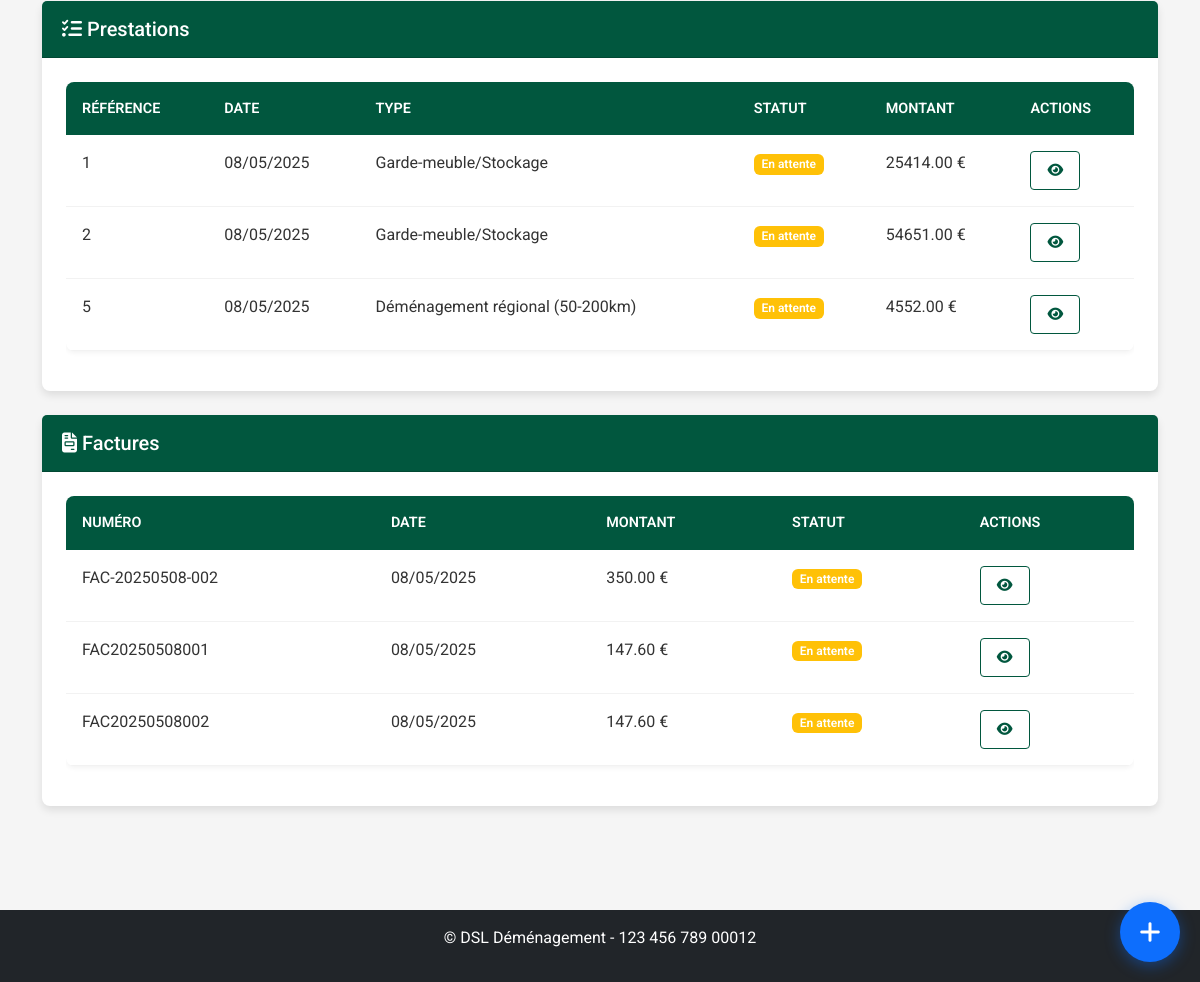
Before: /clients/clients/19 (signed in, lower part) with the older database file.
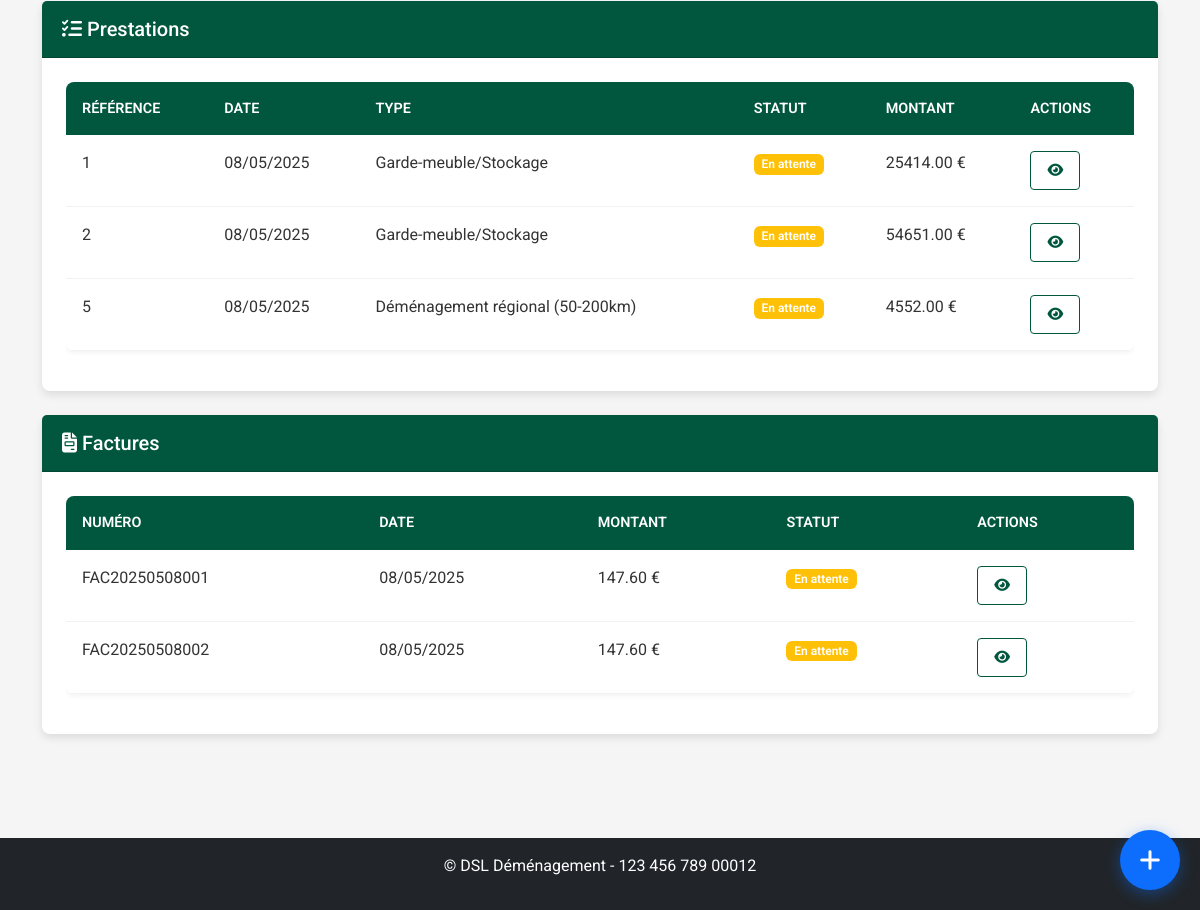
After: the same page with the newer database file.
### models.py (models this page shows, shortened)
class Prestation(db.Model):
    id = db.Column(db.Integer, primary_key=True)
    client_id = db.Column(db.Integer, db.ForeignKey('client.id'), nullable=False)
    commercial_id = db.Column(db.Integer, db.ForeignKey('user.id'), nullable=True)
    transporteur_id = db.Column(db.Integer, db.ForeignKey('transporteurs.id'), nullable=True)
    vehicule_id = db.Column(db.Integer, db.ForeignKey('vehicules.id'), nullable=True)
    client = db.relationship('Client', foreign_keys=[client_id], backref=db.backref('prestations', lazy=True))
    date_debut = db.Column(db.DateTime, nullable=False)
    date_fin = db.Column(db.DateTime, nullable=False)
    adresse_depart = db.Column(db.Text, nullable=False)
    adresse_arrivee = db.Column(db.Text, nullable=False)
    type_demenagement = db.Column(db.String(100), nullable=False)
    type_demenagement_id = db.Column(db.Integer, db.ForeignKey('type_demenagement.id'), nullable=True)
    statut = db.Column(db.String(50), default='En attente')  # En attente, Confirmé, En cours, Terminé, Annulé
    priorite = db.Column(db.String(20), default='Normale')  # Basse, Normale, Haute, Urgente
    status_transporteur = db.Column(db.String(20), default='en_attente')  # en_attente, accepte, refuse
    raison_refus = db.Column(db.Text, nullable=True)  # Raison du refus par le transporteur
    date_reponse = db.Column(db.DateTime, nullable=True)  # Date de réponse du transporteur
    observations = db.Column(db.Text, nullable=True)
    archive = db.Column(db.Boolean, default=False)
    date_creation = db.Column(db.DateTime, nullable=False, default=datetime.utcnow)
    date_modification = db.Column(db.DateTime, nullable=True)
    createur_id = db.Column(db.Integer, db.ForeignKey('user.id'), nullable=True)
    modificateur_id = db.Column(db.Integer, db.ForeignKey('user.id'), nullable=True)
    stockage_id = db.Column(db.Integer, db.ForeignKey('stockage.id'), nullable=True)
    mode_groupage = db.Column(db.Boolean, default=False)
    tags = db.Column(db.Text, nullable=True)
    societe = db.Column(db.String(100), nullable=True)
    montant = db.Column(db.Float, nullable=True, default=0)
    etapes_depart = db.Column(db.Text, nullable=True)  # Étapes supplémentaires de départ (format: adresse1||adresse2||...)
    etapes_arrivee = db.Column(db.Text, nullable=True)  # Étapes supplémentaires d'arrivée (format: adresse1||adresse2||...)
    commercial = db.relationship('User', foreign_keys=[commercial_id], backref='prestations_commercial')
    createur = db.relationship('User', foreign_keys=[createur_id], backref='prestations_creees')
    modificateur = db.relationship('User', foreign_keys=[modificateur_id], backref='prestations_modifiees')
    transporteurs = db.relationship('User', secondary=prestation_transporteurs, back_populates='prestations')
    clients_supplementaires = db.relationship('Client', secondary=prestation_clients, back_populates='prestations_supplementaires')
    type_demenagement_obj = db.relationship('TypeDemenagement', backref='prestations')
    versions = db.relationship('PrestationVersion', backref='prestation_courante', lazy=True, foreign_keys="PrestationVersion.prestation_id")

class Facture(db.Model):
    id = db.Column(db.Integer, primary_key=True)
    numero = db.Column(db.String(50), unique=True, nullable=False)
    client_id = db.Column(db.Integer, db.ForeignKey('client.id'), nullable=False)
    prestation_id = db.Column(db.Integer, db.ForeignKey('prestation.id'), nullable=True)
    stockage_id = db.Column(db.Integer, db.ForeignKey('stockage.id'), nullable=True)
    date_emission = db.Column(db.DateTime, nullable=False, default=datetime.utcnow)
    date_echeance = db.Column(db.DateTime, nullable=True)
    montant_ht = db.Column(db.Float, nullable=False)
    taux_tva = db.Column(db.Float, nullable=False, default=20.0)  # Ajout du champ taux_tva
    montant_ttc = db.Column(db.Float, nullable=False)
    montant_acompte = db.Column(db.Float, nullable=True, default=0)
    societe = db.Column(db.String(50), nullable=True)
    mode_paiement = db.Column(db.String(50), nullable=True)
    statut = db.Column(db.String(20), nullable=False, default='En attente')
    commission_pourcentage = db.Column(db.Float, nullable=True)
    commission_montant = db.Column(db.Float, nullable=True)
    notes = db.Column(db.Text, nullable=True)
    observations = db.Column(db.Text, nullable=True)
    commercial_id = db.Column(db.Integer, db.ForeignKey('user.id'), nullable=True)
    commercial = db.relationship('User', foreign_keys=[commercial_id], backref='factures_creees')
    fichiers = db.relationship('FichierFacture', backref='facture', lazy=True, cascade="all, delete-orphan")

### routes/client.py (the view)
@client_bp.route('/clients/<int:id>')
@login_required
@role_required('commercial', 'admin', 'superadmin')
def details(id):
    client = Client.query.get_or_404(id)
    return render_template(
        'clients/details.html',
        title=f'Fiche client - {client.nom} {client.prenom}',
        client=client
    )

### auth.py (called while the page is built)
def role_required(*roles):
    def decorator(f):
        @wraps(f)
        @login_required
        def decorated_function(*args, **kwargs):
            if current_user.role not in roles:
                flash('Vous n\'avez pas les permissions nécessaires pour accéder à cette page.', 'danger')
                return redirect(url_for('dashboard.index'))
            return f(*args, **kwargs)
        return decorated_function
    return decorator

### models.py (called while the page is built)
    def is_admin(self):
        return self.role in ['admin', 'superadmin']

    def is_transporteur(self):
        return self.role == 'transporteur' or self.is_admin()

### templates/clients/details.html (shortened to what the changed rows need)
{% extends 'base.html' %}
{% block content %}
<div class="client-details-page">
    {% if client.prestations %}
    <div class="card mb-4">
        <div class="card-body">
            <div class="table-responsive">
                <table class="table table-hover">
                    <thead>
                        <tr>
                            <th>Référence</th>
                            <th>Date</th>
                            <th>Type</th>
                            <th>Statut</th>
                            <th>Montant</th>
                            <th>Actions</th>
                        </tr>
                    </thead>
                    <tbody>
                        {% for prestation in client.prestations %}
                            <tr>
                                <td>{{ prestation.id }}</td>
                                <td>{{ prestation.date_debut.strftime('%d/%m/%Y') }}</td>
                                <td>{{ prestation.type_demenagement }}</td>
                                <td>
                                    <span class="badge bg-{{ 'success' if prestation.statut == 'Terminée' else 'warning' if prestation.statut == 'En attente' else 'danger' if prestation.statut == 'Annulée' else 'info' }}">
                                        {{ prestation.statut }}
                                    </span>
                                </td>
                                <td>{{ "%.2f"|format(prestation.montant or 0) }} €</td>
                                <td>
                                    <div class="btn-group btn-group-sm">
                                        <a href="{{ url_for('prestation.view', id=prestation.id) }}" class="btn btn-outline-primary" title="Voir">
                                            <i class="fas fa-eye"></i>
                                        </a>
                                    </div>
                                </td>
                            </tr>
                        {% endfor %}
                    </tbody>
                </table>
            </div>
        </div>
    </div>
    {% endif %}
    {% if client.factures %}
    <div class="card mb-4">
        <div class="card-body">
            <div class="table-responsive">
                <table class="table table-hover">
                    <thead>
                        <tr>
                            <th>Numéro</th>
                            <th>Date</th>
                            <th>Montant</th>
                            <th>Statut</th>
                            <th>Actions</th>
                        </tr>
                    </thead>
                    <tbody>
                        {% for facture in client.factures %}
                            <tr>
                                <td>{{ facture.numero }}</td>
                                <td>{{ facture.date_emission.strftime('%d/%m/%Y') }}</td>
                                <td>{{ "%.2f"|format(facture.montant_ttc) }} €</td>
                                <td>
                                    <span class="badge bg-{{ 'success' if facture.statut == 'Payée' else 'warning' if facture.statut == 'En attente' else 'danger' if facture.statut == 'Annulée' else 'info' }}">
                                        {{ facture.statut }}
                                    </span>
                                </td>
                                <td>
                                    <div class="btn-group btn-group-sm">
                                        <a href="{{ url_for('facture.view', id=facture.id) }}" class="btn btn-outline-primary" title="Voir">
                                            <i class="fas fa-eye"></i>
                                        </a>
                                    </div>
                                </td>
                            </tr>
                        {% endfor %}
                    </tbody>
                </table>
            </div>
        </div>
    </div>
    {% endif %}
</div>
{% endblock %}

Changed rows visible on the page:
removed Facture: numero "FAC-20250508-002", date_emission "08/05/2025", montant_ttc "350.00", statut "En attente"
